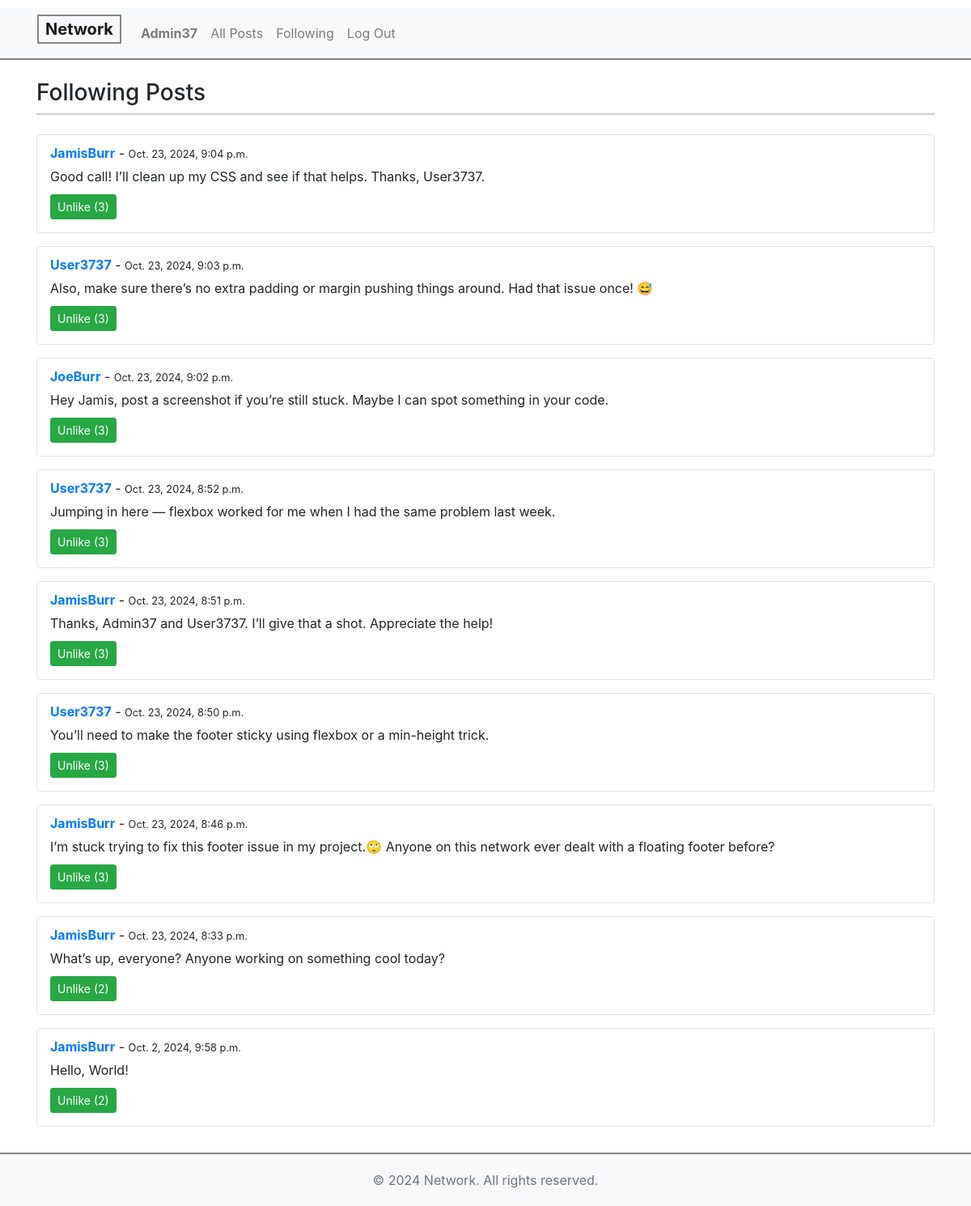
The page /following (signed in) on the database its author committed.
### network/models.py (models this page shows, shortened)
class User(AbstractUser):
    following = models.ManyToManyField('self', symmetrical=False, related_name='followers')

class Post(models.Model):
    user = models.ForeignKey(User, on_delete=models.CASCADE, related_name="posts")
    content = models.TextField()
    timestamp = models.DateTimeField(auto_now_add=True)
    likes = models.ManyToManyField(User, related_name='liked_posts', blank=True)

### network/views.py (the view)
# urls.py: path("following", views.following, name="following"),
@login_required
def following(request):
    followed_users = request.user.following.all()
    posts = Post.objects.filter(user__in=followed_users).order_by('-timestamp')
    paginator = Paginator(posts, 10)  # Show 10 posts per page
    page_number = request.GET.get('page')
    page_obj = paginator.get_page(page_number)
    return render(request, "network/following.html", {
        "page_obj": page_obj
    })

### network/templates/network/following.html (shortened to what this page needs)
{% extends "network/layout.html" %}
{% block body %}
    <h4 class="page-header">Following Posts</h4>
    <div id="all-posts">
        {% for post in page_obj %}
            <div class="post mb-3 p-3 border rounded">
                <a href="{% url 'profile' post.user.username %}"><strong>{{ post.user.username }}</strong></a> - <small>{{ post.timestamp }}</small>
                <p id="post-content-{{ post.id }}" class="post-content">{{ post.content }}</p>
                <button class="btn btn-sm
                    {% if user in post.likes.all %} btn-success {% else %} btn-outline-primary {% endif %}
                    like-btn"
                    data-post-id="{{ post.id }}"
                    data-url-like="{% url 'like_post' post.id %}">
                    {% if user in post.likes.all %}
                        Unlike (<span id="likes-count-{{ post.id }}">{{ post.likes.count }}</span>)
                    {% else %}
                        Like (<span id="likes-count-{{ post.id }}">{{ post.likes.count }}</span>)
                    {% endif %}
                </button>
            </div>
        {% endfor %}
    </div>
{% endblock %}

### network/templates/network/layout.html (shortened to what this page needs)
{% load static %}
<!DOCTYPE html>
<html lang="en">
    <head>
        <link rel="stylesheet" href="https://stackpath.bootstrapcdn.com/bootstrap/4.4.1/css/bootstrap.min.css">
        <link href="{% static 'network/styles.css' %}" rel="stylesheet">
    </head>
    <body>
        <nav class="navbar navbar-expand-lg navbar-light bg-light">
            <a class="navbar-brand" href="{% url 'index' %}"><b>Network</b></a>
            <div>
              <ul class="navbar-nav mr-auto">
                {% if user.is_authenticated %}
                    <li class="nav-item">
                        <a class="nav-link" href="{% url 'profile' user.username %}">
                            <strong>{{ user.username }}</strong>
                        </a>
                    </li>
                {% endif %}
                <li class="nav-item">
                  <a class="nav-link" href="{% url 'index' %}">All Posts</a>
                </li>
                {% if user.is_authenticated %}
                    <li class="nav-item">
                        <a class="nav-link" href="{% url 'following' %}">Following</a>
                    </li>
                    <li class="nav-item">
                        <a class="nav-link" href="{% url 'logout' %}">Log Out</a>
                    </li>
                {% endif %}
              </ul>
            </div>
          </nav>
          <div class="container custom-container mt-4">
            {% block body %}
            {% endblock %}
        </div>
        <footer class="bg-light text-center text-lg-start mt-3">
            <div class="container p-1">
                <p class="text-muted">&copy; 2024 Network. All rights reserved.</p>
            </div>
        </footer>
    </body>
</html>

### network/static/network/styles.css (style rules this page uses)
html, body { height: 100%; margin: 0; display: flex; flex-direction: column; }
.page-header { font-size: 1.75rem; margin-bottom: 1.5rem; border-bottom: 2px solid #ccc; padding-bottom: 0.5rem; }
.post { background-color: #fff; margin-bottom: 1rem; padding-top: 10px !important; }
.post-content { margin-top: 5px; margin-bottom: 10px; }
.border { border-color: #ddd; }
.custom-container { margin-left: 30px; margin-right: auto; }
.container.custom-container { flex-grow: 1; }
footer { width: 100%; text-align: center; border-top: 2px solid #858585; }
footer .container { margin-top: 16px; }
.navbar { border-bottom: 2px solid #858585; margin-top: 10px; }
.navbar-brand { padding-top: 1px; padding-bottom: 1px; padding-left: 8px; padding-right: 8px; border: 2px solid #858585; margin-bottom: 10px; margin-left: 30px; }

### rows shown on the page
User: username "Admin37"
Post: user.username "JamisBurr", timestamp "Oct. 23, 2024, 9:04 p.m.", content "Good call! I’ll clean up my CSS and see if that helps. Thanks, User3737.", likes.count "3"
Post: user.username "User3737", timestamp "Oct. 23, 2024, 9:03 p.m.", content "Also, make sure there’s no extra padding or margin pushing things around. Had that issue once! 😅", likes.count "3"
Post: user.username "JoeBurr", timestamp "Oct. 23, 2024, 9:02 p.m.", content "Hey Jamis, post a screenshot if you’re still stuck. Maybe I can spot something in your code.", likes.count "3"
Post: user.username "User3737", timestamp "Oct. 23, 2024, 8:52 p.m.", content "Jumping in here — flexbox worked for me when I had the same problem last week.", likes.count "3"
Post: user.username "JamisBurr", timestamp "Oct. 23, 2024, 8:51 p.m.", content "Thanks, Admin37 and User3737. I’ll give that a shot. Appreciate the help!", likes.count "3"
Post: user.username "User3737", timestamp "Oct. 23, 2024, 8:50 p.m.", content "You’ll need to make the footer sticky using flexbox or a min-height trick.", likes.count "3"
Post: user.username "JamisBurr", timestamp "Oct. 23, 2024, 8:46 p.m.", content "I’m stuck trying to fix this footer issue in my project.🙄 Anyone on this network ever dealt with a floating footer before?", likes.count "3"
Post: user.username "JamisBurr", timestamp "Oct. 23, 2024, 8:33 p.m.", content "What’s up, everyone? Anyone working on something cool today?", likes.count "2"
Post: user.username "JamisBurr", timestamp "Oct. 2, 2024, 9:58 p.m.", content "Hello, World!", likes.count "2"
